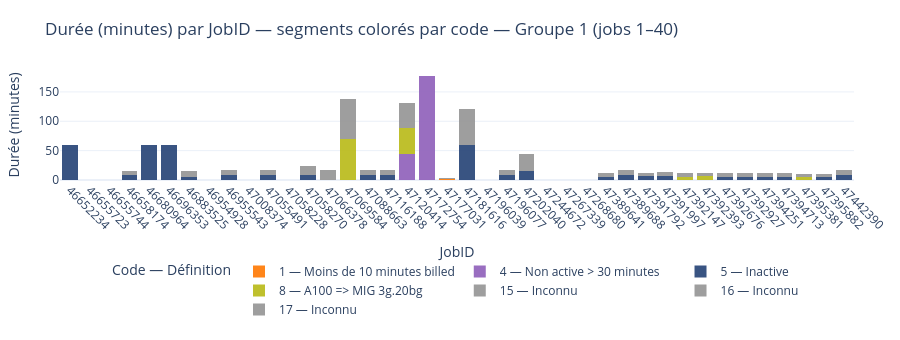
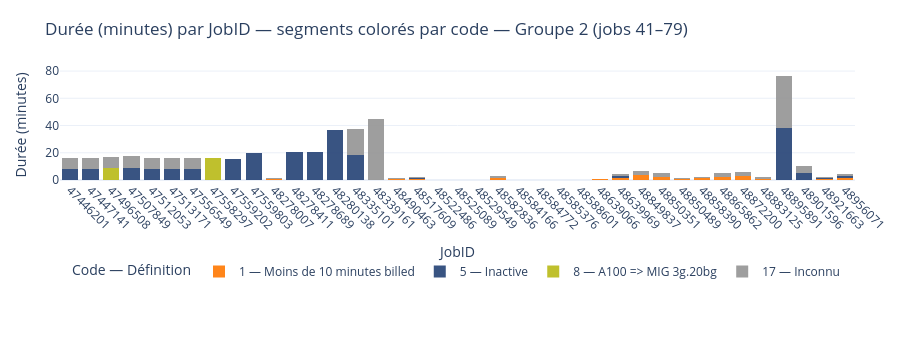

The code cell stored with these charts, in order, in its notebook:
### Markdown cell above
Graphique qui représente les tâches soumises avec les codes d'erreur correspondant. La durée de la tâche est représentée dans l'axe y.

### Code cell
figs = plot_job_duration_by_codes_pages(
    jobs_frame,
    page_size=40,           
    legend_orientation="h",
    legend_y=-0.70,      # ↓ un peu plus bas si nécessaire
    bottom_margin=160    # ↑ plus d’espace pour les labels X + légende
)
for f in figs:
    f.show()

### Figure 1 — Plotly figure (JSON) as saved in the notebook; plotly's stock layout.template omitted (floating-point values rounded to 4 significant figures)
{"data": [{"customdata": [[4.25, 1, "1 — Moins de 10 minutes billed"], [0.06667, 1, "1 — Moins de 10 minutes billed"]], "hovertemplate": "<b>JobID</b>: %{x}<br><b>Durée totale</b>: %{customdata[0]:.1f} min<br><b>Part (segment)</b>: %{y:.1f} min<br><b>Code</b>: %{customdata[1]}<br><b>Définition</b>: %{customdata[2]}<extra></extra>", "legendgroup": "1 — Moins de 10 minutes billed", "marker": {"color": "#ff7f0e", "line": {"width": 0}, "pattern": {"shape": ""}}, "name": "1 — Moins de 10 minutes billed", "opacity": 0.95, "orientation": "v", "showlegend": true, "textposition": "auto", "type": "bar", "x": ["47177031", "47268680"], "xaxis": "x", "y": [2.125, 0.03333], "yaxis": "y"}, {"customdata": [[131.8, 4, "4 — Non active > 30 minutes"], [177.9, 4, "4 — Non active > 30 minutes"]], "hovertemplate": "<b>JobID</b>: %{x}<br><b>Durée totale</b>: %{customdata[0]:.1f} min<br><b>Part (segment)</b>: %{y:.1f} min<br><b>Code</b>: %{customdata[1]}<br><b>Définition</b>: %{customdata[2]}<extra></extra>", "legendgroup": "4 — Non active > 30 minutes", "marker": {"color": "#9467bd", "line": {"width": 0}, "pattern": {"shape": ""}}, "name": "4 — Non active > 30 minutes", "opacity": 0.95, "orientation": "v", "showlegend": true, "textposition": "auto", "type": "bar", "x": ["47120414", "47172754"], "xaxis": "x", "y": [43.92, 177.9], "yaxis": "y"}, {"customdata": [[60.07, 5, "5 — Inactive"], [16.07, 5, "5 — Inactive"], [60.17, 5, "5 — Inactive"], [60.27, 5, "5 — Inactive"], [14.88, 5, "5 — Inactive"], [16.82, 5, "5 — Inactive"], [16.87, 5, "5 — Inactive"], [23.57, 5, "5 — Inactive"], [17.22, 5, "5 — Inactive"], [16.8, 5, "5 — Inactive"], [120.3, 5, "5 — Inactive"], [16.92, 5, "5 — Inactive"], [44.15, 5, "5 — Inactive"], [11.9, 5, "5 — Inactive"], [16.83, 5, "5 — Inactive"], [12.32, 5, "5 — Inactive"], [12.92, 5, "5 — Inactive"], [11.33, 5, "5 — Inactive"], [11.33, 5, "5 — Inactive"], [11.35, 5, "5 — Inactive"], [11.87, 5, "5 — Inactive"], [10.87, 5, "5 — Inactive"], [16.77, 5, "5 — Inactive"]], "hovertemplate": "<b>JobID</b>: %{x}<br><b>Durée totale</b>: %{customdata[0]:.1f} min<br><b>Part (segment)</b>: %{y:.1f} min<br><b>Code</b>: %{customdata[1]}<br><b>Définition</b>: %{customdata[2]}<extra></extra>", "legendgroup": "5 — Inactive", "marker": {"color": "#2F4B7C", "line": {"width": 0}, "pattern": {"shape": ""}}, "name": "5 — Inactive", "opacity": 0.95, "orientation": "v", "showlegend": true, "textposition": "auto", "type": "bar", "x": ["46652234", "46658174", "46680964", "46696353", "46883525", "46955543", "47055491", "47058270", "47088663", "47116188", "47181616", "47196077", "47202040", "47389641", "47389688", "47391792", "47391997", "47392676", "47392927", "47394251", "47394713", "47395882", "47442390"], "xaxis": "x", "y": [60.07, 8.033, 60.17, 60.27, 4.961, 8.408, 8.433, 7.856, 8.608, 8.4, 60.15, 8.458, 14.72, 5.95, 8.417, 6.158, 6.458, 5.667, 5.667, 5.675, 5.933, 5.433, 8.383], "yaxis": "y"}, {"customdata": [[138.5, 8, "8 — A100 => MIG 3g.20bg"], [131.8, 8, "8 — A100 => MIG 3g.20bg"], [11.85, 8, "8 — A100 => MIG 3g.20bg"], [12.57, 8, "8 — A100 => MIG 3g.20bg"], [10.73, 8, "8 — A100 => MIG 3g.20bg"]], "hovertemplate": "<b>JobID</b>: %{x}<br><b>Durée totale</b>: %{customdata[0]:.1f} min<br><b>Part (segment)</b>: %{y:.1f} min<br><b>Code</b>: %{customdata[1]}<br><b>Définition</b>: %{customdata[2]}<extra></extra>", "legendgroup": "8 — A100 => MIG 3g.20bg", "marker": {"color": "#bcbd22", "line": {"width": 0}, "pattern": {"shape": ""}}, "name": "8 — A100 => MIG 3g.20bg", "opacity": 0.95, "orientation": "v", "showlegend": true, "textposition": "auto", "type": "bar", "x": ["47069584", "47120414", "47392147", "47392393", "47395381"], "xaxis": "x", "y": [69.23, 43.92, 5.925, 6.283, 5.367], "yaxis": "y"}, {"customdata": [[0, 15, "15 — Inconnu"], [0, 15, "15 — Inconnu"], [0, 15, "15 — Inconnu"], [0, 15, "15 — Inconnu"], [0, 15, "15 — Inconnu"], [0, 15, "15 — Inconnu"], [0, 15, "15 — Inconnu"], [0, 15, "15 — Inconnu"]], "hovertemplate": "<b>JobID</b>: %{x}<br><b>Durée totale</b>: %{customdata[0]:.1f} min<br><b>Part (segment)</b>: %{y:.1f} min<br><b>Code</b>: %{customdata[1]}<br><b>Définition</b>: %{customdata[2]}<extra></extra>", "legendgroup": "15 — Inconnu", "marker": {"color": "#999999", "line": {"width": 0}, "pattern": {"shape": ""}}, "name": "15 — Inconnu", "opacity": 0.95, "orientation": "v", "showlegend": true, "textposition": "auto", "type": "bar", "x": ["46655723", "46655744", "46954928", "47008374", "47058228", "47196039", "47244672", "47267339"], "xaxis": "x", "y": [0.0, 0.0, 0.0, 0.0, 0.0, 0.0, 0.0, 0.0], "yaxis": "y"}, {"customdata": [[14.88, 16, "16 — Inconnu"], [23.57, 16, "16 — Inconnu"], [44.15, 16, "16 — Inconnu"]], "hovertemplate": "<b>JobID</b>: %{x}<br><b>Durée totale</b>: %{customdata[0]:.1f} min<br><b>Part (segment)</b>: %{y:.1f} min<br><b>Code</b>: %{customdata[1]}<br><b>Définition</b>: %{customdata[2]}<extra></extra>", "legendgroup": "16 — Inconnu", "marker": {"color": "#999999", "line": {"width": 0}, "pattern": {"shape": ""}}, "name": "16 — Inconnu", "opacity": 0.95, "orientation": "v", "showlegend": true, "textposition": "auto", "type": "bar", "x": ["46883525", "47058270", "47202040"], "xaxis": "x", "y": [4.961, 7.856, 14.72], "yaxis": "y"}, {"customdata": [[16.07, 17, "17 — Inconnu"], [14.88, 17, "17 — Inconnu"], [16.82, 17, "17 — Inconnu"], [16.87, 17, "17 — Inconnu"], [23.57, 17, "17 — Inconnu"], [16.83, 17, "17 — Inconnu"], [138.5, 17, "17 — Inconnu"], [17.22, 17, "17 — Inconnu"], [16.8, 17, "17 — Inconnu"], [131.8, 17, "17 — Inconnu"], [4.25, 17, "17 — Inconnu"], [120.3, 17, "17 — Inconnu"], [16.92, 17, "17 — Inconnu"], [44.15, 17, "17 — Inconnu"], [0.06667, 17, "17 — Inconnu"], [11.9, 17, "17 — Inconnu"], [16.83, 17, "17 — Inconnu"], [12.32, 17, "17 — Inconnu"], [12.92, 17, "17 — Inconnu"], [11.85, 17, "17 — Inconnu"], [12.57, 17, "17 — Inconnu"], [11.33, 17, "17 — Inconnu"], [11.33, 17, "17 — Inconnu"], [11.35, 17, "17 — Inconnu"], [11.87, 17, "17 — Inconnu"], [10.73, 17, "17 — Inconnu"], [10.87, 17, "17 — Inconnu"], [16.77, 17, "17 — Inconnu"]], "hovertemplate": "<b>JobID</b>: %{x}<br><b>Durée totale</b>: %{customdata[0]:.1f} min<br><b>Part (segment)</b>: %{y:.1f} min<br><b>Code</b>: %{customdata[1]}<br><b>Définition</b>: %{customdata[2]}<extra></extra>", "legendgroup": "17 — Inconnu", "marker": {"color": "#999999", "line": {"width": 0}, "pattern": {"shape": ""}}, "name": "17 — Inconnu", "opacity": 0.95, "orientation": "v", "showlegend": true, "textposition": "auto", "type": "bar", "x": ["46658174", "46883525", "46955543", "47055491", "47058270", "47066378", "47069584", "47088663", "47116188", "47120414", "47177031", "47181616", "47196077", "47202040", "47268680", "47389641", "47389688", "47391792", "47391997", "47392147", "47392393", "47392676", "47392927", "47394251", "47394713", "47395381", "47395882", "47442390"], "xaxis": "x", "y": [8.033, 4.961, 8.408, 8.433, 7.856, 16.83, 69.23, 8.608, 8.4, 43.92, 2.125, 60.15, 8.458, 14.72, 0.03333, 5.95, 8.417, 6.158, 6.458, 5.925, 6.283, 5.667, 5.667, 5.675, 5.933, 5.367, 5.433, 8.383], "yaxis": "y"}], "layout": {"barmode": "stack", "height": 340, "legend": {"orientation": "h", "title": {"text": "Code — Définition"}, "tracegroupgap": 0, "traceorder": "normal", "x": 0.5, "xanchor": "center", "y": -0.7, "yanchor": "top"}, "margin": {"b": 160, "l": 60, "r": 20, "t": 70}, "title": {"text": "Durée (minutes) par JobID — segments colorés par code — Groupe 1 (jobs 1–40)"}, "xaxis": {"anchor": "y", "automargin": true, "categoryarray": ["46652234", "46655723", "46655744", "46658174", "46680964", "46696353", "46883525", "46954928", "46955543", "47008374", "47055491", "47058228", "47058270", "47066378", "47069584", "47088663", "47116188", "47120414", "47172754", "47177031", "47181616", "47196039", "47196077", "47202040", "47244672", "47267339", "47268680", "47389641", "47389688", "47391792", "47391997", "47392147", "47392393", "47392676", "47392927", "47394251", "47394713", "47395381", "47395882", "47442390"], "categoryorder": "array", "domain": [0, 1], "tickangle": 45, "title": {"text": "JobID"}}, "yaxis": {"anchor": "x", "domain": [0, 1], "title": {"text": "Durée (minutes)"}}}}

### Figure 2 — Plotly figure (JSON) as saved in the notebook; plotly's stock layout.template omitted (floating-point values rounded to 4 significant figures)
{"data": [{"customdata": [[1.617, 1, "1 — Moins de 10 minutes billed"], [1.3, 1, "1 — Moins de 10 minutes billed"], [1.983, 1, "1 — Moins de 10 minutes billed"], [0.3, 1, "1 — Moins de 10 minutes billed"], [0.3667, 1, "1 — Moins de 10 minutes billed"], [0.3667, 1, "1 — Moins de 10 minutes billed"], [2.583, 1, "1 — Moins de 10 minutes billed"], [0.03333, 1, "1 — Moins de 10 minutes billed"], [0.2333, 1, "1 — Moins de 10 minutes billed"], [0.25, 1, "1 — Moins de 10 minutes billed"], [0.2667, 1, "1 — Moins de 10 minutes billed"], [0.9833, 1, "1 — Moins de 10 minutes billed"], [4.583, 1, "1 — Moins de 10 minutes billed"], [6.95, 1, "1 — Moins de 10 minutes billed"], [4.917, 1, "1 — Moins de 10 minutes billed"], [1.583, 1, "1 — Moins de 10 minutes billed"], [2.367, 1, "1 — Moins de 10 minutes billed"], [4.8, 1, "1 — Moins de 10 minutes billed"], [6.1, 1, "1 — Moins de 10 minutes billed"], [2.167, 1, "1 — Moins de 10 minutes billed"], [2.283, 1, "1 — Moins de 10 minutes billed"], [4.483, 1, "1 — Moins de 10 minutes billed"]], "hovertemplate": "<b>JobID</b>: %{x}<br><b>Durée totale</b>: %{customdata[0]:.1f} min<br><b>Part (segment)</b>: %{y:.1f} min<br><b>Code</b>: %{customdata[1]}<br><b>Définition</b>: %{customdata[2]}<extra></extra>", "legendgroup": "1 — Moins de 10 minutes billed", "marker": {"color": "#ff7f0e", "line": {"width": 0}, "pattern": {"shape": ""}}, "name": "1 — Moins de 10 minutes billed", "opacity": 0.95, "orientation": "v", "showlegend": true, "textposition": "auto", "type": "bar", "x": ["48278007", "48490463", "48517609", "48522486", "48525089", "48529549", "48582836", "48584166", "48584772", "48585376", "48588601", "48639066", "48639969", "48849837", "48850351", "48850489", "48858390", "48865862", "48872200", "48883125", "48921663", "48956071"], "xaxis": "x", "y": [0.8083, 0.65, 0.6611, 0.15, 0.1833, 0.1833, 1.292, 0.01667, 0.1167, 0.125, 0.1333, 0.4917, 1.528, 3.475, 2.458, 0.7917, 1.183, 2.4, 3.05, 1.083, 0.7611, 1.494], "yaxis": "y"}, {"customdata": [[16.05, 5, "5 — Inactive"], [16.37, 5, "5 — Inactive"], [17.75, 5, "5 — Inactive"], [16.28, 5, "5 — Inactive"], [15.85, 5, "5 — Inactive"], [16.13, 5, "5 — Inactive"], [15.78, 5, "5 — Inactive"], [20.17, 5, "5 — Inactive"], [20.48, 5, "5 — Inactive"], [20.43, 5, "5 — Inactive"], [37.03, 5, "5 — Inactive"], [37.22, 5, "5 — Inactive"], [1.983, 5, "5 — Inactive"], [4.583, 5, "5 — Inactive"], [76.75, 5, "5 — Inactive"], [10.18, 5, "5 — Inactive"], [2.283, 5, "5 — Inactive"], [4.483, 5, "5 — Inactive"]], "hovertemplate": "<b>JobID</b>: %{x}<br><b>Durée totale</b>: %{customdata[0]:.1f} min<br><b>Part (segment)</b>: %{y:.1f} min<br><b>Code</b>: %{customdata[1]}<br><b>Définition</b>: %{customdata[2]}<extra></extra>", "legendgroup": "5 — Inactive", "marker": {"color": "#2F4B7C", "line": {"width": 0}, "pattern": {"shape": ""}}, "name": "5 — Inactive", "opacity": 0.95, "orientation": "v", "showlegend": true, "textposition": "auto", "type": "bar", "x": ["47446201", "47447141", "47507849", "47512053", "47513171", "47556549", "47559202", "47559803", "48278411", "48278689", "48280138", "48335101", "48517609", "48639969", "48895891", "48901596", "48921663", "48956071"], "xaxis": "x", "y": [8.025, 8.183, 8.875, 8.142, 7.925, 8.067, 15.78, 20.17, 20.48, 20.43, 37.03, 18.61, 0.6611, 1.528, 38.38, 5.092, 0.7611, 1.494], "yaxis": "y"}, {"customdata": [[17.15, 8, "8 — A100 => MIG 3g.20bg"], [16.47, 8, "8 — A100 => MIG 3g.20bg"]], "hovertemplate": "<b>JobID</b>: %{x}<br><b>Durée totale</b>: %{customdata[0]:.1f} min<br><b>Part (segment)</b>: %{y:.1f} min<br><b>Code</b>: %{customdata[1]}<br><b>Définition</b>: %{customdata[2]}<extra></extra>", "legendgroup": "8 — A100 => MIG 3g.20bg", "marker": {"color": "#bcbd22", "line": {"width": 0}, "pattern": {"shape": ""}}, "name": "8 — A100 => MIG 3g.20bg", "opacity": 0.95, "orientation": "v", "showlegend": true, "textposition": "auto", "type": "bar", "x": ["47496508", "47558297"], "xaxis": "x", "y": [8.575, 16.47], "yaxis": "y"}, {"customdata": [[16.05, 17, "17 — Inconnu"], [16.37, 17, "17 — Inconnu"], [17.15, 17, "17 — Inconnu"], [17.75, 17, "17 — Inconnu"], [16.28, 17, "17 — Inconnu"], [15.85, 17, "17 — Inconnu"], [16.13, 17, "17 — Inconnu"], [1.617, 17, "17 — Inconnu"], [37.22, 17, "17 — Inconnu"], [44.52, 17, "17 — Inconnu"], [1.3, 17, "17 — Inconnu"], [1.983, 17, "17 — Inconnu"], [0.3, 17, "17 — Inconnu"], [0.3667, 17, "17 — Inconnu"], [0.3667, 17, "17 — Inconnu"], [2.583, 17, "17 — Inconnu"], [0.03333, 17, "17 — Inconnu"], [0.2333, 17, "17 — Inconnu"], [0.25, 17, "17 — Inconnu"], [0.2667, 17, "17 — Inconnu"], [0.9833, 17, "17 — Inconnu"], [4.583, 17, "17 — Inconnu"], [6.95, 17, "17 — Inconnu"], [4.917, 17, "17 — Inconnu"], [1.583, 17, "17 — Inconnu"], [2.367, 17, "17 — Inconnu"], [4.8, 17, "17 — Inconnu"], [6.1, 17, "17 — Inconnu"], [2.167, 17, "17 — Inconnu"], [76.75, 17, "17 — Inconnu"], [10.18, 17, "17 — Inconnu"], [2.283, 17, "17 — Inconnu"], [4.483, 17, "17 — Inconnu"]], "hovertemplate": "<b>JobID</b>: %{x}<br><b>Durée totale</b>: %{customdata[0]:.1f} min<br><b>Part (segment)</b>: %{y:.1f} min<br><b>Code</b>: %{customdata[1]}<br><b>Définition</b>: %{customdata[2]}<extra></extra>", "legendgroup": "17 — Inconnu", "marker": {"color": "#999999", "line": {"width": 0}, "pattern": {"shape": ""}}, "name": "17 — Inconnu", "opacity": 0.95, "orientation": "v", "showlegend": true, "textposition": "auto", "type": "bar", "x": ["47446201", "47447141", "47496508", "47507849", "47512053", "47513171", "47556549", "48278007", "48335101", "48339161", "48490463", "48517609", "48522486", "48525089", "48529549", "48582836", "48584166", "48584772", "48585376", "48588601", "48639066", "48639969", "48849837", "48850351", "48850489", "48858390", "48865862", "48872200", "48883125", "48895891", "48901596", "48921663", "48956071"], "xaxis": "x", "y": [8.025, 8.183, 8.575, 8.875, 8.142, 7.925, 8.067, 0.8083, 18.61, 44.52, 0.65, 0.6611, 0.15, 0.1833, 0.1833, 1.292, 0.01667, 0.1167, 0.125, 0.1333, 0.4917, 1.528, 3.475, 2.458, 0.7917, 1.183, 2.4, 3.05, 1.083, 38.38, 5.092, 0.7611, 1.494], "yaxis": "y"}], "layout": {"barmode": "stack", "height": 340, "legend": {"orientation": "h", "title": {"text": "Code — Définition"}, "tracegroupgap": 0, "traceorder": "normal", "x": 0.5, "xanchor": "center", "y": -0.7, "yanchor": "top"}, "margin": {"b": 160, "l": 60, "r": 20, "t": 70}, "title": {"text": "Durée (minutes) par JobID — segments colorés par code — Groupe 2 (jobs 41–79)"}, "xaxis": {"anchor": "y", "automargin": true, "categoryarray": ["47446201", "47447141", "47496508", "47507849", "47512053", "47513171", "47556549", "47558297", "47559202", "47559803", "48278007", "48278411", "48278689", "48280138", "48335101", "48339161", "48490463", "48517609", "48522486", "48525089", "48529549", "48582836", "48584166", "48584772", "48585376", "48588601", "48639066", "48639969", "48849837", "48850351", "48850489", "48858390", "48865862", "48872200", "48883125", "48895891", "48901596", "48921663", "48956071"], "categoryorder": "array", "domain": [0, 1], "tickangle": 45, "title": {"text": "JobID"}}, "yaxis": {"anchor": "x", "domain": [0, 1], "title": {"text": "Durée (minutes)"}}}}
